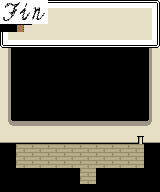

A level layout from a 2D game, rendered from its tile map. Below: a short description, then the map file with tile-grid data replaced by summaries:
An orthogonal 20x24 tile map with 8x8 px tiles, 7 tile layers (house, monitor, window, face_cox, ...), 7 hidden layers not drawn, 3 tilesets.

<map version="1.10" tiledversion="1.10.2" orientation="orthogonal" renderorder="right-down" width="20" height="24" tilewidth="8" tileheight="8" infinite="0" nextlayerid="15" nextobjectid="1">
 <tileset firstgid="1" name="cox" tilewidth="8" tileheight="8" tilecount="256" columns="16">
  <properties><property name="bank" type="int" value="1" /><property name="base" type="int" value="0" /></properties>
  <image source="cox.png" width="128" height="128" />
 </tileset>
 <tileset firstgid="257" name="textui" tilewidth="8" tileheight="8" tilecount="512" columns="16">
  <properties><property name="bank" type="int" value="0" /><property name="base" type="int" value="128" /></properties>
  <image source="../screen/textui/textui.png" width="128" height="256" />
 </tileset>
 <tileset firstgid="769" name="palettes" tilewidth="8" tileheight="8" tilecount="8" columns="8">
  <image source="../screen/palettes.png" width="64" height="8" />
 </tileset>
 <layer id="1" name="house" width="20" height="24">
  <data>[480 cells, 480 non-empty, 40 distinct tile ids]</data>
 </layer>
 <layer id="2" name="house_pal" width="20" height="24" visible="0">
  <data>[480 cells, 480 non-empty, 6 distinct tile ids]</data>
 </layer>
 <layer id="3" name="monitor" width="20" height="24">
  <data>[480 cells, 360 non-empty, 14 distinct tile ids]</data>
 </layer>
 <layer id="4" name="monitor_pal" width="20" height="24" visible="0">
  <data>[480 cells, 360 non-empty, 1 distinct tile ids]</data>
 </layer>
 <layer id="5" name="window" width="20" height="24">
  <data>[480 cells, 120 non-empty, 4 distinct tile ids]</data>
 </layer>
 <layer id="6" name="window_pal" width="20" height="24" visible="0">
  <data>[480 cells, 120 non-empty, 1 distinct tile ids]</data>
 </layer>
 <layer id="7" name="face_cox" width="20" height="24">
  <data>[480 cells, 16 non-empty, 16 distinct tile ids]</data>
 </layer>
 <layer id="8" name="face_cox_pal" width="20" height="24" visible="0">
  <data>[480 cells, 16 non-empty, 1 distinct tile ids]</data>
 </layer>
 <layer id="9" name="face_alf" width="20" height="24">
  <data>[480 cells, 16 non-empty, 16 distinct tile ids]</data>
 </layer>
 <layer id="10" name="face_alf_pal" width="20" height="24" visible="0">
  <data>[480 cells, 16 non-empty, 1 distinct tile ids]</data>
 </layer>
 <layer id="11" name="face_clear" width="20" height="24">
  <data>[480 cells, 16 non-empty, 5 distinct tile ids]</data>
 </layer>
 <layer id="12" name="face_clear_pal" width="20" height="24" visible="0">
  <data>[480 cells, 16 non-empty, 4 distinct tile ids]</data>
 </layer>
 <layer id="13" name="fin" width="20" height="24">
  <data>[480 cells, 18 non-empty, 18 distinct tile ids]</data>
 </layer>
 <layer id="14" name="fin_pal" width="20" height="24" visible="0">
  <data>[480 cells, 18 non-empty, 1 distinct tile ids]</data>
 </layer>
</map>
